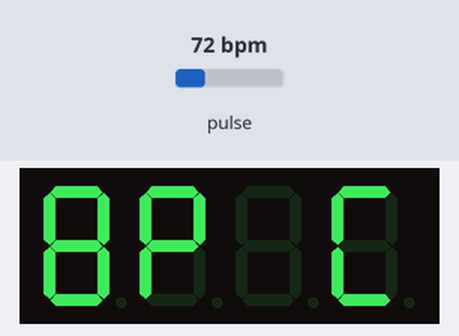
The sketch below on a simulated Arduino Uno, built with avr-gcc and run on an emulated ATmega328P. On the bench: 4-digit seven-segment display. Wiring (inferred from the names in the program): TM1637 display: clock pin 9; DIO pin 10. The inputs (shaded band) are chosen by the test bench; at power-on: pulse 72 bpm.

Above: at 0.1 s.
At 0.7 s:
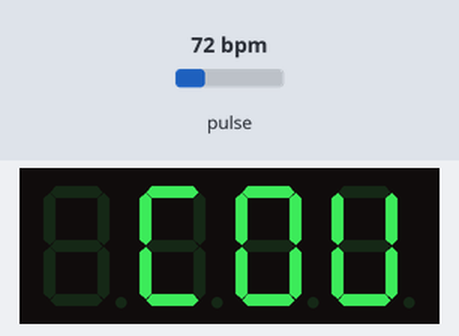
At 1.3 s:
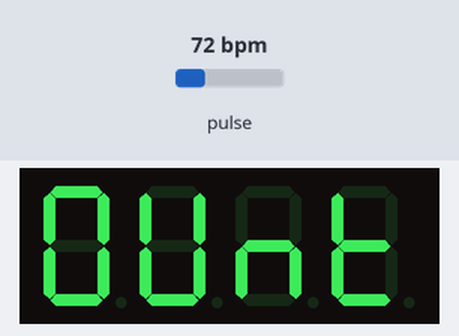
At 2.6 s:
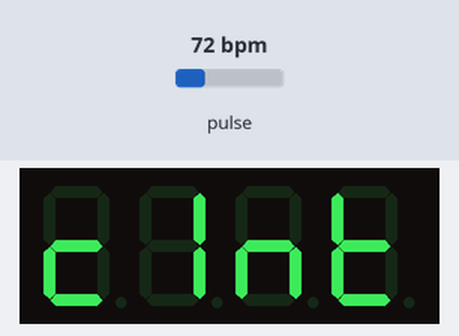

The sketch:

Pulse_Monitoring_Gloves.ino
```cpp
/* Code devloped by Jayasurya Obbu on behalf of Immortal Electronics */
/* This code is open-source */
/* Any doubts regarding code, just mail to jay@immortalelectronics.in (or) hello@jayasurya.me */
/* Dated 13 Apr 2018 */
/* Download the Header Files from the root folder */


#define USE_ARDUINO_INTERRUPTS true // Setting up Low-Level Interrupts for getting accurate results from Pulse Sensor

/* Including Header Files */
#include <PulseSensorPlayground.h>
#include "SevenSegmentTM1637.h"

/* Initializing Pin Numbers */
const int PulseWire = 0;
const byte PIN_CLK = 9;
const byte PIN_DIO = 10;

/* Declaring Variables */
int Threshold = 550;

/* Creating Object Instances */
SevenSegmentTM1637    display(PIN_CLK, PIN_DIO);
PulseSensorPlayground pulseSensor;

/* Setup Function */
void setup()
{
  Serial.begin(9600);
  display.begin();
  display.setBacklight(100);
  pulseSensor.analogInput(PulseWire);
  pulseSensor.setThreshold(Threshold);

  if (pulseSensor.begin())
  {
      display.print("BP COUnT");
      delay(1000);
  }
}

/* Loop Function */
void loop()
{
 int myBPM = pulseSensor.getBeatsPerMinute();

 if (pulseSensor.sawStartOfBeat() && (myBPM >60 && myBPM < 90))
 {
    display.print(myBPM);
    display.print("c1");
 }
 if (pulseSensor.sawStartOfBeat() && myBPM < 60)
 {
    display.print(myBPM);
    display.print("c2");
 }
 if (pulseSensor.sawStartOfBeat() && myBPM >90)
 {
    display.print(myBPM);
    display.print("c3");
 }
 delay(20);
}
```

Source omitted: SevenSegmentTM1637.h (19784 bytes)

Measured:
- what the display in image 2 shows lasts 1.3 s, from 1.2 s to 2.5 s
